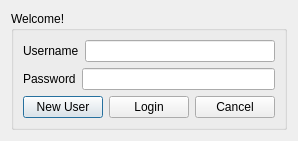
<?xml version="1.0" encoding="UTF-8"?>
<ui version="4.0">
 <class>Login_Dialog</class>
 <widget class="QDialog" name="Login_Dialog">
  <property name="geometry">
   <rect>
    <x>0</x>
    <y>0</y>
    <width>285</width>
    <height>134</height>
   </rect>
  </property>
  <property name="windowTitle">
   <string>TPayne's User Login</string>
  </property>
  <layout class="QVBoxLayout" name="verticalLayout_2">
   <item>
    <layout class="QVBoxLayout" name="verticalLayout">
     <item>
      <widget class="QGroupBox" name="groupBox">
       <property name="title">
        <string>Welcome!</string>
       </property>
       <layout class="QVBoxLayout" name="verticalLayout_3">
        <item>
         <layout class="QHBoxLayout" name="horizontalLayout">
          <item>
           <widget class="QLabel" name="label">
            <property name="text">
             <string>Username</string>
            </property>
           </widget>
          </item>
          <item>
           <widget class="QLineEdit" name="user_lineEdit"/>
          </item>
         </layout>
        </item>
        <item>
         <layout class="QHBoxLayout" name="horizontalLayout_2">
          <item>
           <widget class="QLabel" name="label_2">
            <property name="text">
             <string>Password</string>
            </property>
           </widget>
          </item>
          <item>
           <widget class="QLineEdit" name="password_lineEdit">
            <property name="inputMask">
             <string/>
            </property>
            <property name="text">
             <string/>
            </property>
            <property name="echoMode">
             <enum>QLineEdit::Password</enum>
            </property>
           </widget>
          </item>
         </layout>
        </item>
        <item>
         <layout class="QHBoxLayout" name="horizontalLayout_4">
          <item>
           <widget class="QPushButton" name="newUser_btn">
            <property name="text">
             <string>New User</string>
            </property>
           </widget>
          </item>
          <item>
           <spacer name="horizontalSpacer">
            <property name="orientation">
             <enum>Qt::Horizontal</enum>
            </property>
            <property name="sizeHint" stdset="0">
             <size>
              <width>40</width>
              <height>20</height>
             </size>
            </property>
           </spacer>
          </item>
          <item>
           <widget class="QPushButton" name="login_btn">
            <property name="text">
             <string>Login</string>
            </property>
           </widget>
          </item>
          <item>
           <widget class="QPushButton" name="cancel_btn">
            <property name="text">
             <string>Cancel</string>
            </property>
           </widget>
          </item>
         </layout>
        </item>
       </layout>
      </widget>
     </item>
    </layout>
   </item>
  </layout>
 </widget>
 <resources/>
 <connections/>
</ui>
